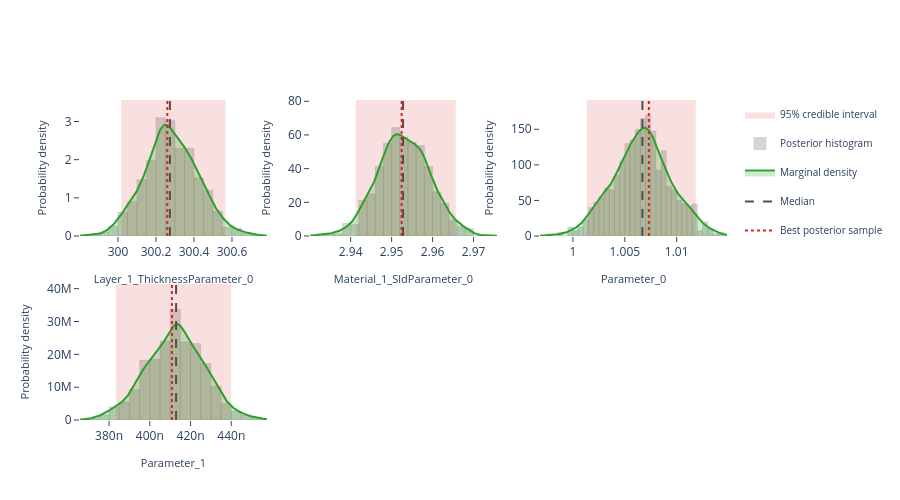

Notebook code for this chart:
### Markdown cell above
## Interactive posterior plots

The next three cells render the same Plotly figures that are shown on the
Bayesian Posterior tab of the EasyReflectometryApp:

* **Marginals** — per-parameter distribution: histogram + smooth KDE marginal,
  shaded 95% credible interval, and median / best-sample lines
  (`plot_distribution` or `posterior.distribution()`)
* **Corner plot** — pairwise marginals + 2-D contours + scatter (`plot_corner`)
* **Traces** — per-chain trace + marginal histogram (`plot_trace`)

The standalone helpers are called with ``return_figure=True`` so they return a
Plotly ``Figure`` that we render in the notebook with ``fig.show()``; the
``PosteriorResults`` methods return the figure directly.

### Code cell
# ---- Marginal posterior distributions ---------------------------------------
# One panel per free parameter, each overlaying the posterior histogram, a
# smooth Gaussian-KDE marginal, the shaded 95% credible interval, and the
# median / best-sample reference lines.  Mirrors the "Marginals" sub-tab in
# the EasyReflectometryApp.

# The PosteriorResults method passes ``logp`` through automatically so the
# best posterior sample (MAP) line is drawn:
fig = posterior.distribution()
fig.show()

# Standalone equivalent (pass ``logp`` to get the best-sample line):
# fig = plot_distribution(
#     posterior.draws,
#     posterior.param_names,
#     logp=posterior.logp,
#     return_figure=True,
# )
# fig.show()

### Figure 1 — Plotly figure (JSON) as saved in the notebook; plotly's stock layout.template omitted (floating-point values rounded to 4 significant figures; data arrays with more than 128 entries replaced by an {"elided": "..."} marker saying what was removed)
{"data": [{"fill": "toself", "fillcolor": "rgba(214, 39, 40, 0.14)", "hoverinfo": "skip", "legendgroup": "95% credible interval", "line": {"color": "rgba(214, 39, 40, 0.14)", "width": 0}, "mode": "lines", "name": "95% credible interval", "showlegend": true, "type": "scatter", "x": [300.0, 300.6, 300.6, 300.0, 300.0], "xaxis": "x", "y": [0.0, 0.0, 3.563, 3.563, 0.0], "yaxis": "y"}, {"histnorm": "probability density", "hovertemplate": "sample=%{x:.4f}<br>density: %{y:.2f}<extra></extra>", "legendgroup": "histogram", "marker": {"color": "rgba(120, 120, 120, 0.38)", "line": {"color": "rgba(120, 120, 120, 0.24)", "width": 1}}, "name": "Posterior histogram", "nbinsx": 40, "opacity": 0.82, "showlegend": true, "type": "histogram", "x": {"elided": "800 float values"}, "xaxis": "x", "yaxis": "y"}, {"fill": "tozeroy", "fillcolor": "rgba(44, 160, 44, 0.22)", "hovertemplate": "Layer_1_ThicknessParameter_0: %{x:.4f}<br>density: %{y:.4f}<extra></extra>", "legendgroup": "marginal", "line": {"color": "rgb(44, 160, 44)", "width": 2}, "mode": "lines", "name": "Marginal density", "showlegend": true, "type": "scatter", "x": {"elided": "256 float values"}, "xaxis": "x", "y": {"elided": "256 float values"}, "yaxis": "y"}, {"hovertemplate": "Median: %{x:.4f}<extra></extra>", "legendgroup": "Median", "line": {"color": "rgb(80, 80, 80)", "dash": "dash", "width": 2}, "mode": "lines", "name": "Median", "showlegend": true, "type": "scatter", "x": [300.3, 300.3], "xaxis": "x", "y": [0.0, 3.563], "yaxis": "y"}, {"hovertemplate": "Best posterior sample: %{x:.4f}<extra></extra>", "legendgroup": "Best posterior sample", "line": {"color": "rgb(214, 39, 40)", "dash": "dot", "width": 2}, "mode": "lines", "name": "Best posterior sample", "showlegend": true, "type": "scatter", "x": [300.3, 300.3], "xaxis": "x", "y": [0.0, 3.563], "yaxis": "y"}, {"fill": "toself", "fillcolor": "rgba(214, 39, 40, 0.14)", "hoverinfo": "skip", "legendgroup": "95% credible interval", "line": {"color": "rgba(214, 39, 40, 0.14)", "width": 0}, "mode": "lines", "name": "95% credible interval", "showlegend": false, "type": "scatter", "x": [2.941, 2.966, 2.966, 2.941, 2.941], "xaxis": "x2", "y": [0.0, 0.0, 80.75, 80.75, 0.0], "yaxis": "y2"}, {"histnorm": "probability density", "hovertemplate": "sample=%{x:.4f}<br>density: %{y:.2f}<extra></extra>", "legendgroup": "histogram", "marker": {"color": "rgba(120, 120, 120, 0.38)", "line": {"color": "rgba(120, 120, 120, 0.24)", "width": 1}}, "name": "Posterior histogram", "nbinsx": 40, "opacity": 0.82, "showlegend": false, "type": "histogram", "x": {"elided": "800 float values"}, "xaxis": "x2", "yaxis": "y2"}, {"fill": "tozeroy", "fillcolor": "rgba(44, 160, 44, 0.22)", "hovertemplate": "Material_1_SldParameter_0: %{x:.4f}<br>density: %{y:.4f}<extra></extra>", "legendgroup": "marginal", "line": {"color": "rgb(44, 160, 44)", "width": 2}, "mode": "lines", "name": "Marginal density", "showlegend": false, "type": "scatter", "x": {"elided": "256 float values"}, "xaxis": "x2", "y": {"elided": "256 float values"}, "yaxis": "y2"}, {"hovertemplate": "Median: %{x:.4f}<extra></extra>", "legendgroup": "Median", "line": {"color": "rgb(80, 80, 80)", "dash": "dash", "width": 2}, "mode": "lines", "name": "Median", "showlegend": false, "type": "scatter", "x": [2.953, 2.953], "xaxis": "x2", "y": [0.0, 80.75], "yaxis": "y2"}, {"hovertemplate": "Best posterior sample: %{x:.4f}<extra></extra>", "legendgroup": "Best posterior sample", "line": {"color": "rgb(214, 39, 40)", "dash": "dot", "width": 2}, "mode": "lines", "name": "Best posterior sample", "showlegend": false, "type": "scatter", "x": [2.952, 2.952], "xaxis": "x2", "y": [0.0, 80.75], "yaxis": "y2"}, {"fill": "toself", "fillcolor": "rgba(214, 39, 40, 0.14)", "hoverinfo": "skip", "legendgroup": "95% credible interval", "line": {"color": "rgba(214, 39, 40, 0.14)", "width": 0}, "mode": "lines", "name": "95% credible interval", "showlegend": false, "type": "scatter", "x": [1.001, 1.012, 1.012, 1.001, 1.001], "xaxis": "x3", "y": [0.0, 0.0, 191.2, 191.2, 0.0], "yaxis": "y3"}, {"histnorm": "probability density", "hovertemplate": "sample=%{x:.4f}<br>density: %{y:.2f}<extra></extra>", "legendgroup": "histogram", "marker": {"color": "rgba(120, 120, 120, 0.38)", "line": {"color": "rgba(120, 120, 120, 0.24)", "width": 1}}, "name": "Posterior histogram", "nbinsx": 40, "opacity": 0.82, "showlegend": false, "type": "histogram", "x": {"elided": "800 float values"}, "xaxis": "x3", "yaxis": "y3"}, {"fill": "tozeroy", "fillcolor": "rgba(44, 160, 44, 0.22)", "hovertemplate": "Parameter_0: %{x:.4f}<br>density: %{y:.4f}<extra></extra>", "legendgroup": "marginal", "line": {"color": "rgb(44, 160, 44)", "width": 2}, "mode": "lines", "name": "Marginal density", "showlegend": false, "type": "scatter", "x": {"elided": "256 float values"}, "xaxis": "x3", "y": {"elided": "256 float values"}, "yaxis": "y3"}, {"hovertemplate": "Median: %{x:.4f}<extra></extra>", "legendgroup": "Median", "line": {"color": "rgb(80, 80, 80)", "dash": "dash", "width": 2}, "mode": "lines", "name": "Median", "showlegend": false, "type": "scatter", "x": [1.007, 1.007], "xaxis": "x3", "y": [0.0, 191.2], "yaxis": "y3"}, {"hovertemplate": "Best posterior sample: %{x:.4f}<extra></extra>", "legendgroup": "Best posterior sample", "line": {"color": "rgb(214, 39, 40)", "dash": "dot", "width": 2}, "mode": "lines", "name": "Best posterior sample", "showlegend": false, "type": "scatter", "x": [1.007, 1.007], "xaxis": "x3", "y": [0.0, 191.2], "yaxis": "y3"}, {"fill": "toself", "fillcolor": "rgba(214, 39, 40, 0.14)", "hoverinfo": "skip", "legendgroup": "95% credible interval", "line": {"color": "rgba(214, 39, 40, 0.14)", "width": 0}, "mode": "lines", "name": "95% credible interval", "showlegend": false, "type": "scatter", "x": [3.833e-07, 4.399e-07, 4.399e-07, 3.833e-07, 3.833e-07], "xaxis": "x4", "y": [0.0, 0.0, 41420000.0, 41420000.0, 0.0], "yaxis": "y4"}, {"histnorm": "probability density", "hovertemplate": "sample=%{x:.4f}<br>density: %{y:.2f}<extra></extra>", "legendgroup": "histogram", "marker": {"color": "rgba(120, 120, 120, 0.38)", "line": {"color": "rgba(120, 120, 120, 0.24)", "width": 1}}, "name": "Posterior histogram", "nbinsx": 40, "opacity": 0.82, "showlegend": false, "type": "histogram", "x": {"elided": "800 float values"}, "xaxis": "x4", "yaxis": "y4"}, {"fill": "tozeroy", "fillcolor": "rgba(44, 160, 44, 0.22)", "hovertemplate": "Parameter_1: %{x:.4f}<br>density: %{y:.4f}<extra></extra>", "legendgroup": "marginal", "line": {"color": "rgb(44, 160, 44)", "width": 2}, "mode": "lines", "name": "Marginal density", "showlegend": false, "type": "scatter", "x": {"elided": "256 float values"}, "xaxis": "x4", "y": {"elided": "256 float values"}, "yaxis": "y4"}, {"hovertemplate": "Median: %{x:.4f}<extra></extra>", "legendgroup": "Median", "line": {"color": "rgb(80, 80, 80)", "dash": "dash", "width": 2}, "mode": "lines", "name": "Median", "showlegend": false, "type": "scatter", "x": [4.129e-07, 4.129e-07], "xaxis": "x4", "y": [0.0, 41420000.0], "yaxis": "y4"}, {"hovertemplate": "Best posterior sample: %{x:.4f}<extra></extra>", "legendgroup": "Best posterior sample", "line": {"color": "rgb(214, 39, 40)", "dash": "dot", "width": 2}, "mode": "lines", "name": "Best posterior sample", "showlegend": false, "type": "scatter", "x": [4.109e-07, 4.109e-07], "xaxis": "x4", "y": [0.0, 41420000.0], "yaxis": "y4"}], "layout": {"barmode": "overlay", "height": 500, "legend": {"font": {"size": 10}}, "plot_bgcolor": "white", "showlegend": true, "xaxis": {"anchor": "y", "domain": [0.0, 0.2889], "range": [299.8, 300.8], "showgrid": false, "ticks": "outside", "title": {"font": {"size": 11}, "text": "Layer_1_ThicknessParameter_0"}, "zeroline": false}, "xaxis2": {"anchor": "y2", "domain": [0.3556, 0.6444], "range": [2.93, 2.976], "showgrid": false, "ticks": "outside", "title": {"font": {"size": 11}, "text": "Material_1_SldParameter_0"}, "zeroline": false}, "xaxis3": {"anchor": "y3", "domain": [0.7111, 1.0], "range": [0.9968, 1.015], "showgrid": false, "ticks": "outside", "title": {"font": {"size": 11}, "text": "Parameter_0"}, "zeroline": false}, "xaxis4": {"anchor": "y4", "domain": [0.0, 0.2889], "range": [3.657e-07, 4.575e-07], "showgrid": false, "ticks": "outside", "title": {"font": {"size": 11}, "text": "Parameter_1"}, "zeroline": false}, "xaxis5": {"anchor": "y5", "domain": [0.3556, 0.6444], "showgrid": false, "ticks": "outside", "zeroline": false}, "xaxis6": {"anchor": "y6", "domain": [0.7111, 1.0], "showgrid": false, "ticks": "outside", "zeroline": false}, "yaxis": {"anchor": "x", "domain": [0.575, 1.0], "range": [0.0, 3.563], "showgrid": false, "ticks": "outside", "title": {"font": {"size": 11}, "text": "Probability density"}, "zeroline": false}, "yaxis2": {"anchor": "x2", "domain": [0.575, 1.0], "range": [0.0, 80.75], "showgrid": false, "ticks": "outside", "title": {"font": {"size": 11}, "text": "Probability density"}, "zeroline": false}, "yaxis3": {"anchor": "x3", "domain": [0.575, 1.0], "range": [0.0, 191.2], "showgrid": false, "ticks": "outside", "title": {"font": {"size": 11}, "text": "Probability density"}, "zeroline": false}, "yaxis4": {"anchor": "x4", "domain": [0.0, 0.425], "range": [0.0, 41420000.0], "showgrid": false, "ticks": "outside", "title": {"font": {"size": 11}, "text": "Probability density"}, "zeroline": false}, "yaxis5": {"anchor": "x5", "domain": [0.0, 0.425], "showgrid": false, "ticks": "outside", "zeroline": false}, "yaxis6": {"anchor": "x6", "domain": [0.0, 0.425], "showgrid": false, "ticks": "outside", "zeroline": false}}}
